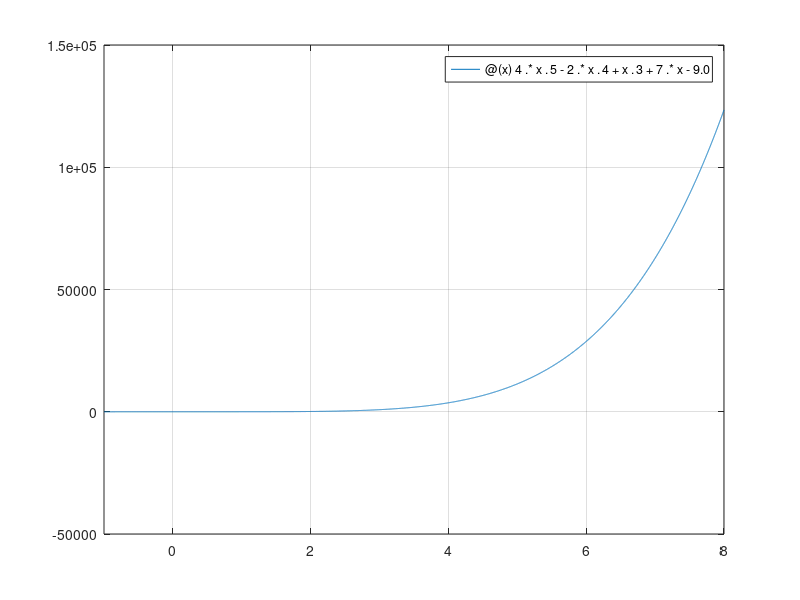
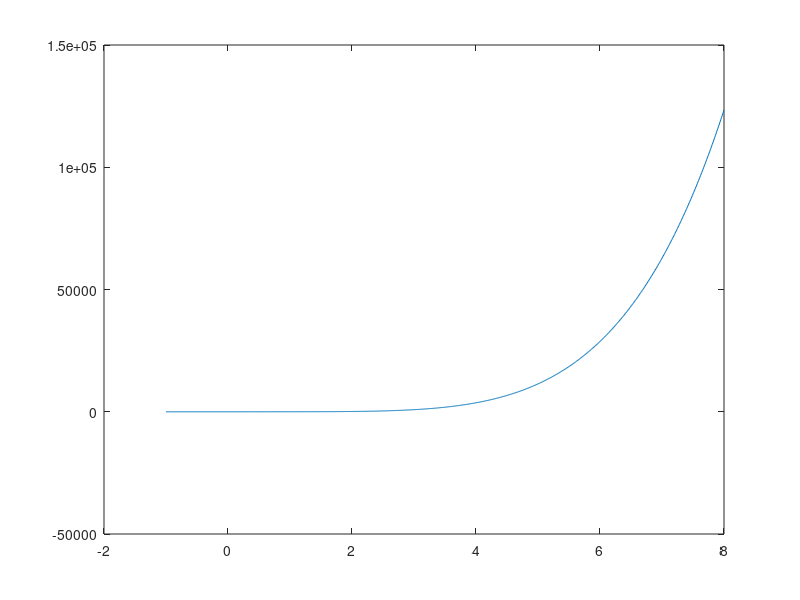
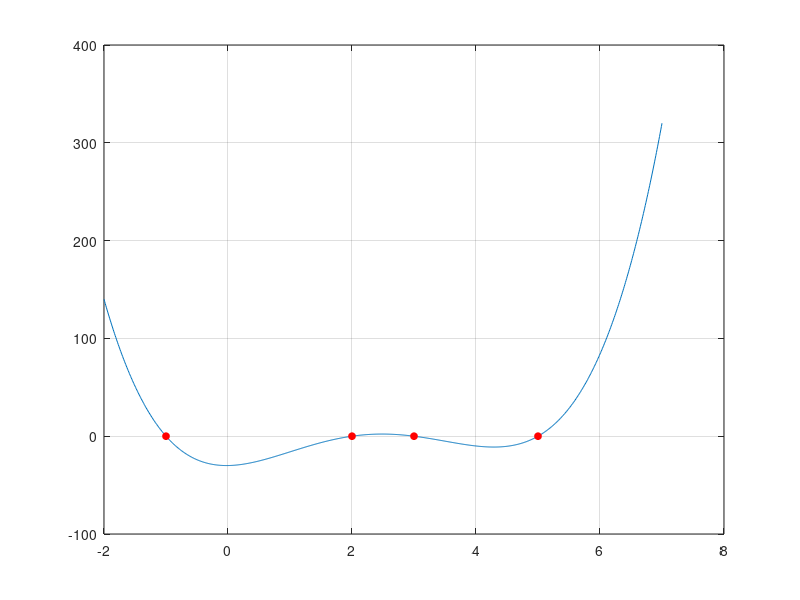
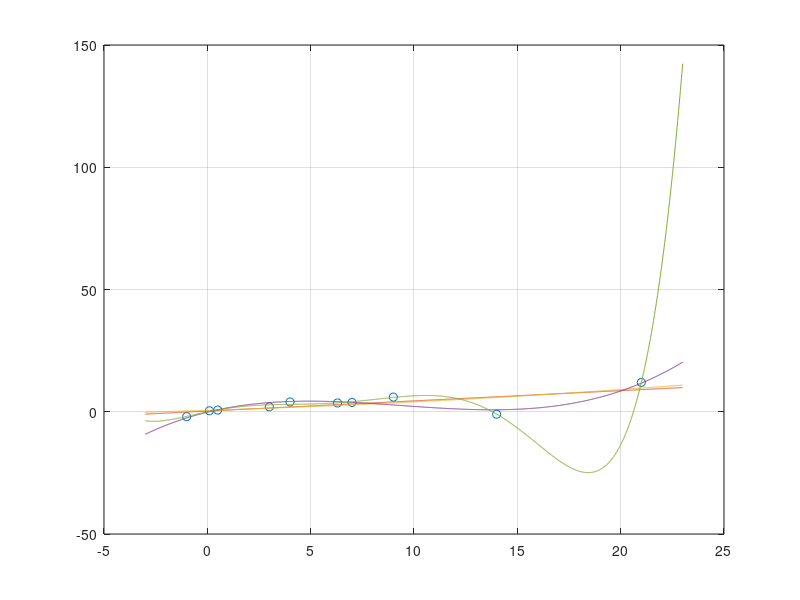

These charts were generated, in order, by the following MATLAB code: (Note: this script raises an error after producing the figures.)
clc
clear

fprintf("Ülesanne 1.\n")
fprintf("a) p(x) väärtus kui x=0 ja x=6\n")
p = @(x) 4.*x.^5 - 2.*x.^4 + x.^3 + 7.*x - 9.0;
fprintf("p(x = %d) = %.4f\n", 0, p(0))
fprintf("p(x = %d) = %.4f\n", 6, p(6))

r = [4 -2 1 0 7 -9];
% p(0)
polyval(r, 0)
polyval(r, 6)

% polünoom p(x) graafikul -1 < x < 8
fprintf("b) p(x) graafik piirkonnas -1 < x < 8\n")
% 1. variant
p = @(x) 4.*x.^5 - 2.*x.^4 + x.^3 + 7.*x - 9.0;
figure(1)
fplot(p, [-1, 8])
grid on
hold off

% 2. variant
x = -1:0.01:8;
y = polyval(r, x);
figure(2)
plot(x, y)  % võib vajadusel lisada ka "-o"

fprintf("\nÜlesanne 2.\n")
clear
p = [1.0 -1.0 -12.0];
roots(p)    % polünoomi juured
% Polynomial differentation - polyder()

fprintf("\nÜlesanne 3.\n")
juured = [-1.0, 3.0, 2.0, 5.0];
p = poly(juured)    % polünoomikordajad
x = -2:0.01:7;      % vahemik suurem kui etteantud juured
y = polyval(p, x);
figure(3)
plot(x,y)
grid on
hold on
x0LinePoints = zeros(1, length(juured));    % juured graafiliselt
plot(juured, x0LinePoints, 'ro', 'MarkerSize', 5, 'MarkerFaceColor', 'r')
hold off

fprintf("\nÜlesanne 4.\n")
p1 = [1.0 -2.0, 1.0];
p2 = [1.0  2.0];
conv(p1, p2)    % polünoomide korrutamine
fprintf("Konvolutsiooni käsk annab meile %d. astme polünoomi.\n", length(conv(p1, p2)))

fprintf("\nÜlesanne 5.\n")
x = [-1 0.1 0.5 3 4 6.3  7  9 14 21 ];
y = [-2 0.4 0.7 2 4 3.6 3.8 6 -1 12 ];
figure(4)
plot(x, y, 'o')
grid on
hold on
% lähendame erinevate polünoomidega
% polünoomid joonisele illustratiivsuse pärast
% POLYFIT Fit polynomial to data.
%   P = POLYFIT(X,Y,N) finds the coefficients of a polynomial P(X) of
%   degree N that fits the data Y best in a least-squares sense.
% 1. astme polünoom
p1 = polyfit(x, y, 1)   % ehk polünoomi kordajad
% p1(x) = 0.4172*x + 0.2839
xx = [-3:0.01:23];
y1 = polyval(p1, xx);   % leidsime p1(xx)
plot(xx, y1)
% 2. astme polünoom
p2 = polyfit(x, y, 2)   % ehk polünoomi kordajad
y2 = polyval(p2, xx);   % leidsime p2(xx)
plot(xx, y2)
% 3. astme polünoom
p3 = polyfit(x, y, 3)   % ehk polünoomi kordajad
y3 = polyval(p3, xx);   % leidsime p3(xx)
plot(xx, y3)
% 6. astme polünoom
p6 = polyfit(x, y, 6)   % ehk polünoomi kordajad
y6 = polyval(p6, xx);   % leidsime p6(xx)
plot(xx, y6)
hold off

% polünoomi väärtus kui x = 3.5
x_val = 3.5;
y_val_p2 = polyval(p2, x_val);
y_val_p6 = polyval(p6, x_val);
disp(['Vastus 2. astme polünoomi korral kui x = 3.5: ', num2str(y_val_p2)]);
disp(['Vastus 6. astme polünoomi korral kui x = 3.5: ', num2str(y_val_p6)]);

fprintf("\nÜlesanne 7.\n")
x_aasta = [2014 2015 2016 2017 2018 2019 2020 2021];
y_oC    = [22.2 19.5 18.0 17.9 25.2 18.6 18.7 29.3];
figure(5)
plot(x_aasta, y_oC, 'ro', 'MarkerSize', 5, 'MarkerFaceColor', 'r')
grid on
hold on
fprintf("Lähendamine 1. astme polünoomiga:\n")
p1 = polyfit(x_aasta, y_oC, 1)   % ehk polünoomi kordajad
xdata = linspace(min(x_aasta)-1, max(x_aasta)+1, 1000);
y1 = polyval(p1, xdata);
plot(xdata, y1)
fprintf("Lähendamine 4. astme polünoomiga:\n")
p4 = polyfit(x_aasta, y_oC, 4)   % ehk polünoomi kordajad
y4 = polyval(p4, xdata);
plot(xdata, y4)

x_prognoos = 2024;
y_prog_p1 = polyval(p1, x_prognoos);
y_prog_p4 = polyval(p4, x_prognoos);
fprintf("Prognoos 1. astme polünoomi kohaselt on 2024. aastal temp. %.4f C.\n", y_prog_p1)
fprintf("Prognoos 4. astme polünoomi kohaselt on 2024. aastal temp. %.4f C.\n", y_prog_p4)

fprintf("\nÜlesanne 6.\n")
x = [-1.0  0.0 1.0  2.0];
y = [ 3.0 -4.0 5.0 -6.0];
figure(6)
plot(x, y, 'ro', 'MarkerSize', 5, 'MarkerFaceColor', 'r')

syms X
L_3_0 = expand(((X-0)*(X-1)*(X-2))/((-1-0)*(-1-1)*(-1-2)))
L_3_1 = expand(((X-(-1))*(X-1)*(X-2))/((0-(-1))*(0-1)*(0-2)))
L_3_2 = expand(((X-(-1))*(X-0)*(X-2))/((1-(-1))*(1-0)*(1-2)))
L_3_3 = expand(((X-(-1))*(X-0)*(X-1))/((2-(-1))*(2-0)*(2-1)))

lagrp = matlabFunction(L_3_0*y(1) + L_3_1*y(2) + L_3_2*y(3) + L_3_3*y(4))

% interpol tingimused
lagrp(x)    % samad tulemused mis y-vektoris
hold on 
fplot(lagrp)

lagrp(0.5)
